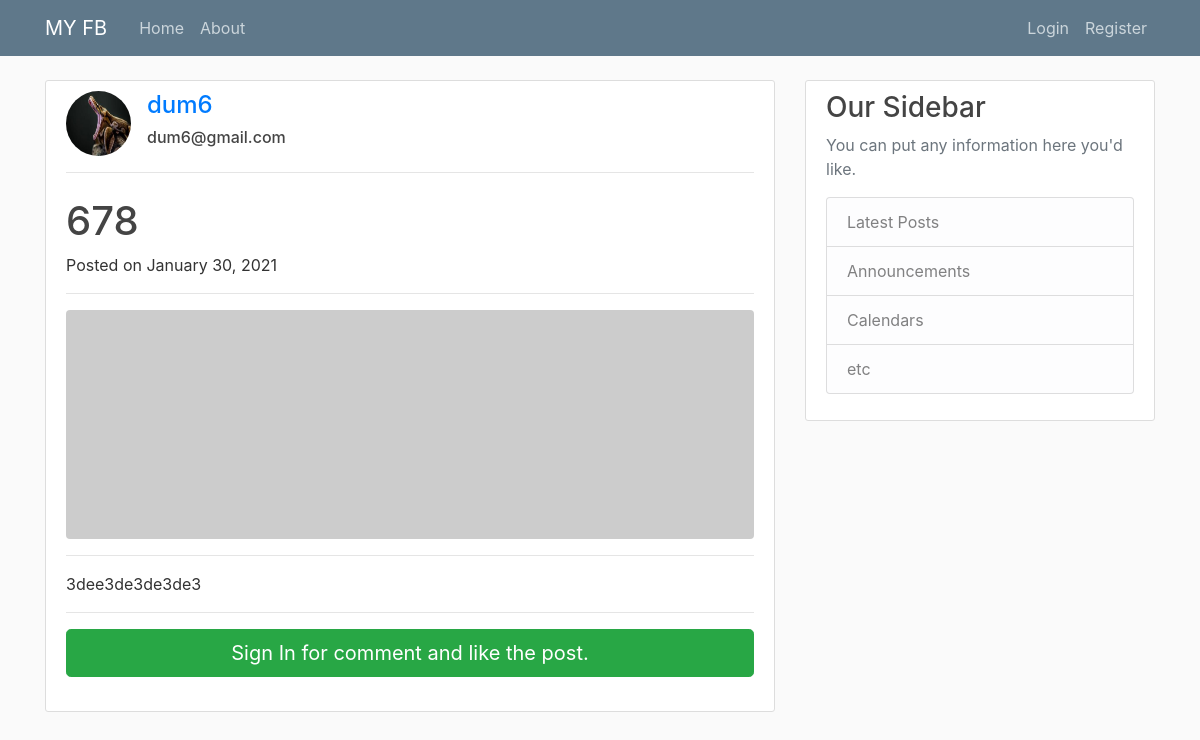
Screenshot of /post/3/ with the database file from the repository.
### posts/models.py (models this page shows, shortened)
class Post(models.Model):
    author = models.ForeignKey(
        settings.AUTH_USER_MODEL, on_delete=models.CASCADE)
    title = models.CharField(max_length=100)
    content = models.TextField()
    liked = models.ManyToManyField(
        settings.AUTH_USER_MODEL, blank=True, related_name='liked')
    date_posted = models.DateTimeField(default=timezone.now)
    objects = PostManager()
    class Meta:
        ordering = ('-date_posted', )

### users/models.py (models this page shows, shortened)
class Profile(models.Model):
    user = models.OneToOneField(User, on_delete=models.CASCADE)
    image = models.ImageField(default='default.jpg', upload_to='profile_pics')

### posts/views.py (the view)
# urls.py: path('post/<int:pk>/', PostDetailView.as_view(), name='post_detail'),
class PostDetailView(DetailView):
    model = Post
    template_name = 'myfb/post_detail.html'

### posts/templates/myfb/post_detail.html (shortened to what this page needs)
{% extends "myfb/base.html" %}
{% load crispy_forms_tags %}
{% block content %}
<div class="content-section">
    <div class="media">
        <img class="d-flex mr-3 rounded-circle article-img" src="{{ object.author.profile.image.url }}" alt="">
        <div class="media-body">
            <h4 class="mt-0"><a href="{% url 'user_posts' object.author.username %}">{{ object.author }}</a></h4>
            <h6 class="mt-0">{{ object.author.email }}</h6>
        </div>
    </div>
    <hr>
    <div>
        <h1 class="mt-4">{{object.title}}</h1>
        <p>
            Posted on {{ object.date_posted|date:"F d, Y" }}
        </p>
    </div>
    <hr>
    <img class="img-fluid rounded" src="http://placehold.it/900x300" alt="">
    <hr>
    <p class="lead">{{ object.content|safe|linebreaks }}</p>
    <hr>
    {% if user.is_authenticated %}
    <div class="card my-4">
        <h5 class="card-header">Leave a Comment:</h5>
        <div class="card-body">
            <form method="POST" action="{% url 'add_comment' object.id %}">
                {% csrf_token %}
                <div class="form-group">
                    <textarea class="form-control" name="text" rows="3" required></textarea>
                    <input type="hidden" name="user_id" value="{{user.id}}">
                </div>
                <button class="btn btn-primary" type="submit">Comment</button>
            </form>
        </div>
    </div>
    {% else %}
    <a href="{% url 'login' %}" class="btn btn-success btn-lg btn-block mb-4">
        Sign In for comment and like the post.
    </a>
    {% endif %}
</div>
{% endblock content %}

### posts/templates/myfb/base.html (shortened to what this page needs)
{% load static %}
<!DOCTYPE html>
<html>
<head>
  <link rel="stylesheet" href="https://maxcdn.bootstrapcdn.com/bootstrap/4.0.0/css/bootstrap.min.css"
>
  <link rel="stylesheet" href="https://use.fontawesome.com/releases/v5.6.3/css/all.css"
>
  <link rel="stylesheet" href="//cdn.jsdelivr.net/npm/medium-editor@latest/dist/css/medium-editor.min.css"
    type="text/css" media="screen" charset="utf-8">
  <link rel="stylesheet" type="text/css" href="{% static 'css/main.css' %}">
</head>
<body>
  <header class="site-header">
    <nav class="navbar navbar-expand-md navbar-dark bg-steel fixed-top">
      <div class="container">
        <a class="navbar-brand mr-4" href="{% url 'index' %}">MY FB</a>
        <div class="collapse navbar-collapse" id="navbarToggle">
          <div class="navbar-nav mr-auto">
            <a class="nav-item nav-link" href="{% url 'index' %}">Home</a>
            <a class="nav-item nav-link" href="{% url 'about' %}">About</a>
          </div>
          <div class="navbar-nav">
            {% if user.is_authenticated %}
            <a class="nav-item nav-link" href="{% url 'post_create' %}">New Post</a>
            <a class="nav-item nav-link" href="{% url 'profile' %}">Profile</a>
            <a class="nav-item nav-link" href="{% url 'logout' %}">Logout</a>
            {% else %}
            <a class="nav-item nav-link" href="{% url 'login' %}">Login</a>
            <a class="nav-item nav-link" href="{% url 'register' %}">Register</a>
            {% endif %}
          </div>
        </div>
      </div>
    </nav>
  </header>
  <main role="main" class="container">
    <div class="row">
      <div class="col-md-8">
        {% block content %}{% endblock %}
      </div>
      <div class="col-md-4">
        <div class="content-section">
          <h3>Our Sidebar</h3>
          <p class='text-muted'>You can put any information here you'd like.
            <ul class="list-group">
              <li class="list-group-item list-group-item-light">Latest Posts</li>
              <li class="list-group-item list-group-item-light">Announcements</li>
              <li class="list-group-item list-group-item-light">Calendars</li>
              <li class="list-group-item list-group-item-light">etc</li>
            </ul>
          </p>
        </div>
      </div>
    </div>
  </main>
</body>
</html>

### myfb/static/css/main.css (style rules this page uses)
body { background: #fafafa; color: #333333; margin-top: 5rem; }
h1, h2, h3, h4, h5, h6 { color: #444444; }
ul { margin: 0; }
.bg-steel { background-color: #5f788a; }
.site-header .navbar-nav .nav-link { color: #cbd5db; }
.content-section { background: #ffffff; padding: 10px 20px; border: 1px solid #dddddd; border-radius: 3px; margin-bottom: 20px; }
.article-img { height: 65px; width: 65px; margin-right: 16px; }

### rows the page displays
Post: author.profile.image (placeholder picture), author "dum6", author.email "dum6@gmail.com", title "678", date_posted "January 30, 2021", content "3dee3de3de3de3"
